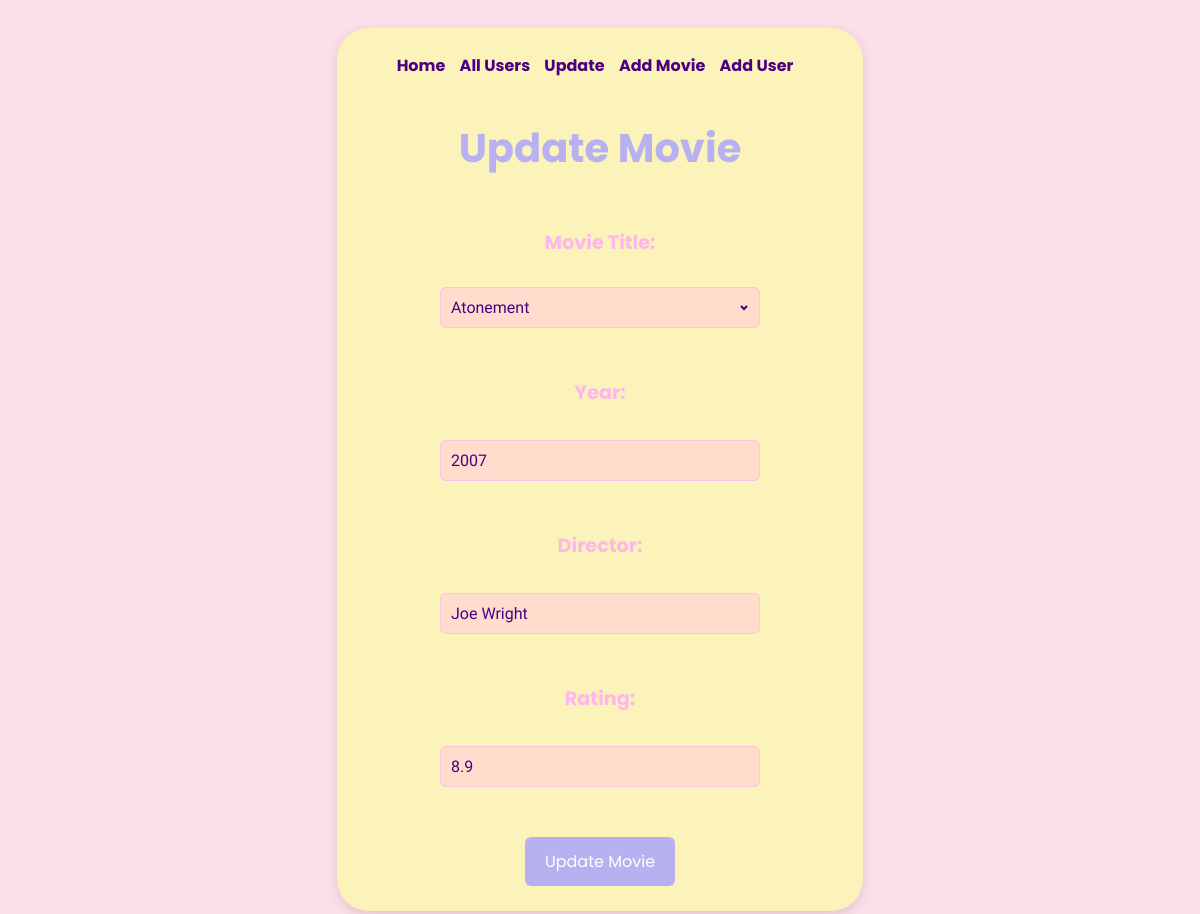
The app's page /update_movie?movie_id_select=10 with its own data.
### datamanager/data_models.py (models this page shows, shortened)
class Movie(db.Model):
    __tablename__ = "movies"
    id = Column(Integer, primary_key=True, autoincrement=True)
    name = Column(String)
    director = Column(String)
    year = Column(Integer)
    rating = Column (Float)

### app.py (the view)
@app.route('/update_movie', methods=['GET'])
def get_selected_movie_information():
    selected_movie = None
    all_movies = data_models.Movie.query.all()
    movie_id = request.args.get('movie_id_select')
    if movie_id is not None:
        selected_movie = data_models.Movie.query.filter_by(id=movie_id).first()
    return render_template('update_movie.html', movies=all_movies, selected_movie=selected_movie)

### templates/update_movie.html (shortened to what this page needs)
<!DOCTYPE html>
<html lang="en">
<head>
    <link rel="stylesheet" href="/static/styles.css">
</head>
<body>
<main>
    <nav>
        <a class="nav_element" href="/">Home</a>
        <a class="nav_element" href="/users">All Users</a>
        <a class="nav_element" href="/update_movie">Update</a>
        <a class="nav_element" href="/add_movie">Add Movie</a>
        <a class="nav_element" href="/add_user">Add User</a>
    </nav>
    <h1>Update Movie</h1>
    <form action="/update_movie" method="GET" id="select_menu_form_id">
        <label for="title">Movie Title:</label>
        <div class="dropdown">
        <select id="title" name="movie_id_select" onchange="document.getElementById('select_menu_form_id').submit()" required>
            {% for movie in movies %}
            <option value="{{ movie.id }}"{% if movie == selected_movie %}selected{% endif %}>{{ movie.name }}</option>
            {% endfor %}
        </select>
        </div>
    </form>
    {% if selected_movie %}
        <form action="/update_movie" method="POST" id="update_movie_form_id"><br>
        <label for="year">Year:</label><br>
        <input type="number" id="year" name="year" value="{{ selected_movie.year }}" required><br><br>
        <label for="director">Director:</label><br>
        <input type="text" id="director" name="director" value="{{ selected_movie.director }}" required><br><br>
        <label for="rating">Rating:</label><br>
        <input type="number" id="rating" name="rating" step="0.1" min="0" max="10" value="{{ selected_movie.rating }}"
               required><br><br>
        <button type="submit">Update Movie</button>
        {% endif %}
    </form>
</main>
</body>
</html>

### static/styles.css (style rules this page uses)
body { background-color: #FBE0E9; font-family: 'Poppins', sans-serif; color: #4B0082; display: flex; justify-content: center; }
main { background-color: #FBF3B9; border-radius: 2rem; padding: 25px 60px; margin: 20px; box-shadow: 0 4px 12px rgba(200, 150, 160, 0.4); }
nav { text-align: center; margin-bottom: 40px; }
.nav_element { text-decoration: none; font-weight: bold; color: #4B0082; margin-right: 10px; }
h1 { font-family: 'Poppins', sans-serif; font-weight: bold; font-size: 2.5em; color: #B7B1F2; text-align: center; margin-bottom: 50px; }
form { margin-top: 10px; text-align: center; }
form label { font-weight: bold; color: #FDB7EA; font-size: 1.2em; display: block; margin-bottom: 8px; }
form input, select { box-sizing: border-box; font-family: "Borel", cursive; font-weight: 400; font-style: normal; padding: 10px; width: 20em; margin-bottom: 25px; border: 1px solid #F7C5E5; border-radius: 6px; background-color: #FFDCCC; color: #4B0082; font-size: 1em; }
select { display: block; margin: 0 auto 25px; padding-right: 10px; margin-top: 30px; margin-bottom: 25px; width: 20em; appearance: none; -webkit-appearance: none; -moz-appearance: none; background-repeat: no-repeat; background-position: right 10px center; background-size: 10px; }
#update-button, form button { text-decoration: none; display: inline-block; padding: 12px 20px; background-color: #B7B1F2; color: white; border: none; border-radius: 6px; cursor: pointer; font-size: 1em; font-family: 'Poppins', sans-serif; }

### records on screen
Movie: year "2007", director "Joe Wright", rating "8.9"

### other values on screen
form field movie_id_select "Atonement"
